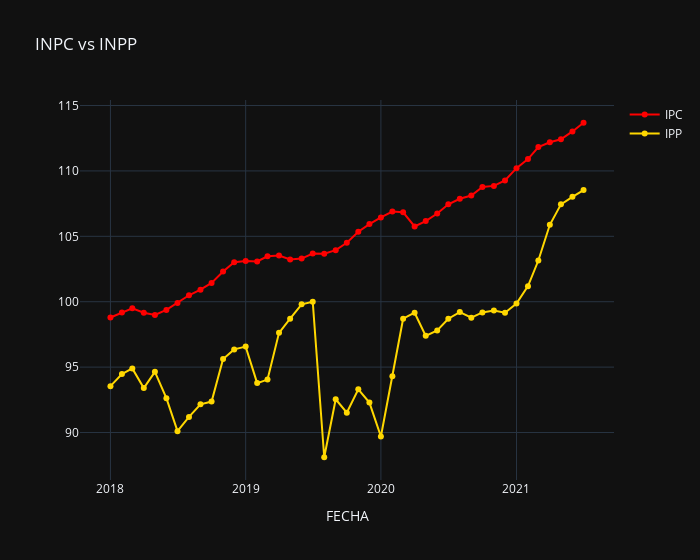

Source (notebook cell):
### Code cell
graph_series(df, 'FECHA', ['IPC', 'IPP'], 'INPC vs INPP', colors=['red', 'gold'])
